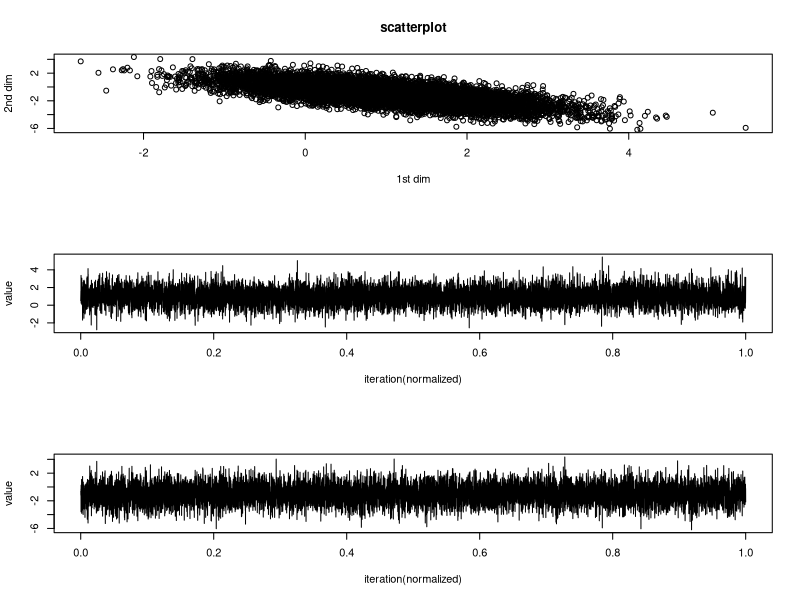
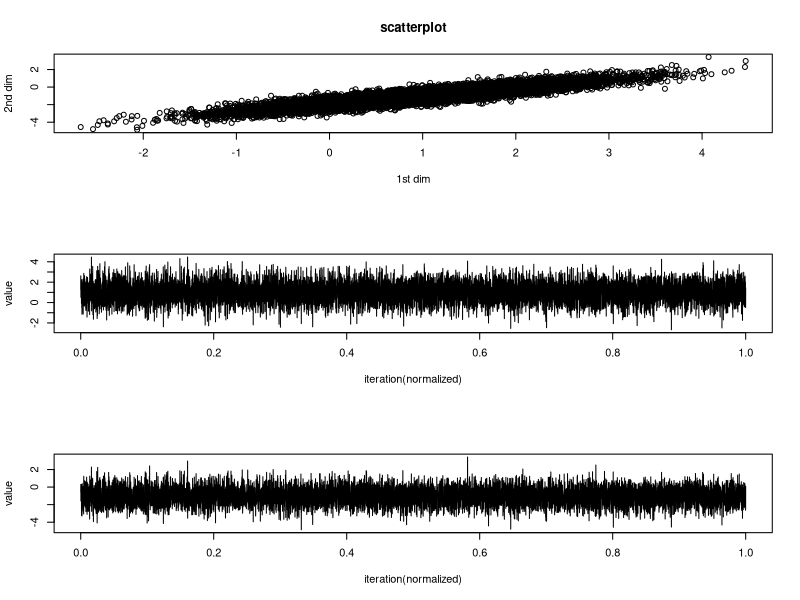
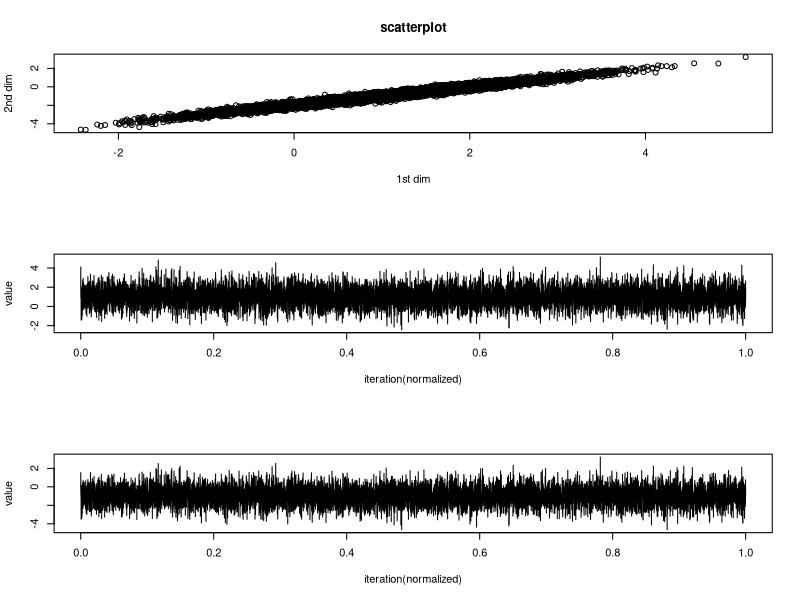
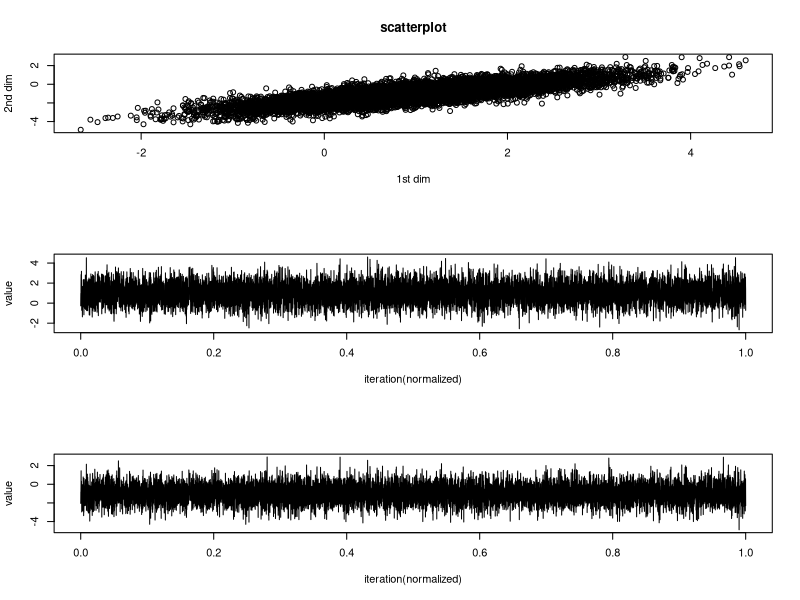

Here is the R script that generated these plots, in order:
# R code created by Choi Seokjun
# UTF-8 CRLF
# windows 10 64-bit.
# R 3.5.2

# vscode run as source : ctrl+shift+s
# vscode run selected block only : ctrl+enter


# 1. Suppose we want to simulate a random vector Y ∼ N(µ,Σ). If Σ (Matern) is symmetric and positive definite, 
# it can be represented using the Cholesky decomposition Σ = LL', where L is a lower triangular matrix. 
# Consider the following algorithm for simulating Y : 
# (1) Calculate the matrix L. 
# (2) Sample Z ∼ N(0,I), where I is the n×n identity matrix. 
# (3) Let Y = µ + LZ. 

# (a) Show that Y generated in this way has the correct distribution
# (b) Write a function or a few lines of code in R to implement this method for arguments mu and Sigma. 
# You may use the built-in function chol for the Cholesky decomposition and rnorm to generate Z.
# (c) For a mean and covariance function of your choosing, 
# use your code from (b) and make a few plots illustrating realizations of a Gaussian process on [0;1], 
# but changing the diﬀerent parameters in the model. These diﬀerences will be easier to see if you keep the same Z sample but just change mu and Sigma.


rnorm_chol_algorithm = function(mu, Sigma) {
    # mu is vector
    # Sigma should be symmetric, positive definite matrix
    dimension = dim(Sigma)
    vecZ = rnorm(dimension, 0, 1)
    chol_upperL = chol(Sigma)
    return(mu + t(chol_upperL) %*% vecZ)    
}

test_suite_for_2d = function(mu_2dim, cov_2by2dim, sim_num=10000){
    test_result_x1 = rep(0, sim_num)
    test_result_x2 = rep(0, sim_num)
    for(i in 1:sim_num){
        iter_sample = rnorm_chol_algorithm(mu_2dim, cov_2by2dim)
        test_result_x1[i] = iter_sample[1]
        test_result_x2[i] = iter_sample[2]
    }
    par(mfrow=c(3,1))
    plot(test_result_x1, test_result_x2, main='scatterplot', xlab='1st dim', ylab='2nd dim')
    plot(seq(0,1,length.out=sim_num), test_result_x1, type='l', xlab='iteration(normalized)', ylab='value')
    plot(seq(0,1,length.out=sim_num), test_result_x2, type='l', xlab='iteration(normalized)', ylab='value')
}

# test 1 : ordinary gaussian
test1_mu = c(1, -1)
test1_Sigma = matrix(c(1,-1,-1,2),2,2)
test_suite_for_2d(test1_mu, test1_Sigma)


# for test 2,3,4, I use 
# fields$Matern
# if you don't have 'fields' packages, install first and run below.
library(fields)


# test 2 : with Matern covariance (= exp cov)
test2_mu = c(1, -1)

test2_matern_param_nu = 0.5
test2_matern_param_range = 1
test2_distance_mat = matrix(c(0,0.2,0.2,0),2,2)
test2_Sigma = Matern(test2_distance_mat, test2_matern_param_range, test2_matern_param_nu)
# nu = smoothness in lec.note, range=rho?? in lec.note (maybe!)
print("set covariance matrix of test 2")
print(test2_Sigma)
test_suite_for_2d(test2_mu, test2_Sigma)



# test 3 : with Matern covariance (small nu)
test3_mu = c(1, -1)

# library(fields)
# fields$Matern
test3_matern_param_nu = 0.1
test3_matern_param_range = 1
test3_distance_mat = matrix(c(0,0.2,0.2,0),2,2)
test3_Sigma = Matern(test3_distance_mat, test3_matern_param_range, test3_matern_param_nu)
print("set covariance matrix of test 3")
print(test3_Sigma)
test_suite_for_2d(test3_mu, test3_Sigma)


# test 4 : with Matern covariance (big nu)
test4_mu = c(1, -1)

# library(fields)
# fields$Matern
test4_matern_param_nu = 1
test4_matern_param_range = 1
test4_distance_mat = matrix(c(0,0.2,0.2,0),2,2)
test4_Sigma = Matern(test4_distance_mat, test4_matern_param_range, test4_matern_param_nu)
print("set covariance matrix of test 4")
print(test4_Sigma)
test_suite_for_2d(test4_mu, test4_Sigma)
